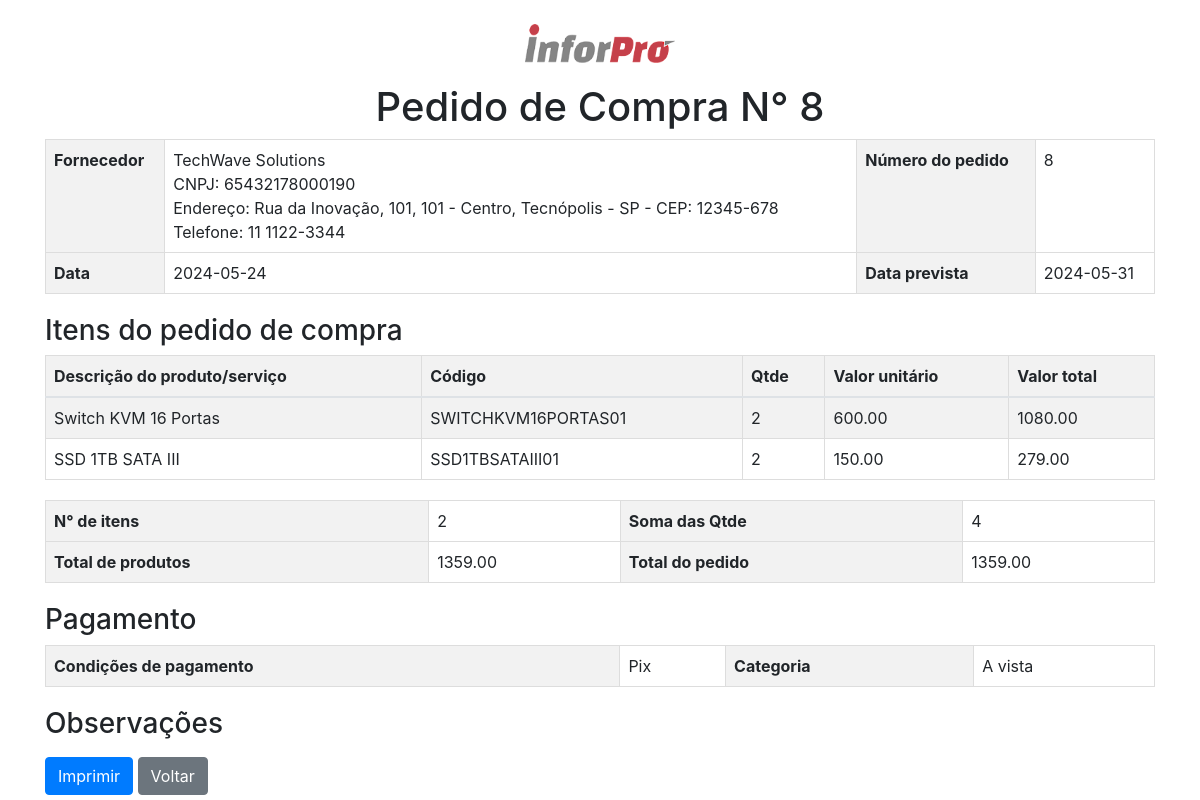
/Tela_compra/visualizar_compra.php?id_compra=8 (signed in), run on the app's committed database.
### tables this page shows
CREATE TABLE `clientes` (
  `id` int(11) NOT NULL,
  `email` varchar(255) NOT NULL,
  `senha` varchar(255) NOT NULL,
  `cnpj` varchar(18) NOT NULL,
  `razao_social` varchar(255) NOT NULL,
  `tamanho_empresa` varchar(20) NOT NULL,
  `segmento_empresa` varchar(255) NOT NULL,
  `atividade_principal` varchar(255) NOT NULL,
  `caminho_imagem` varchar(255) DEFAULT NULL,
  `rua` varchar(255) DEFAULT NULL,
  `bairro` varchar(100) DEFAULT NULL,
  `cidade` varchar(100) DEFAULT NULL,
  `uf` varchar(2) DEFAULT NULL,
  `cep` varchar(9) DEFAULT NULL
);

CREATE TABLE `compras` (
  `id` int(11) NOT NULL,
  `num_ped` int(11) NOT NULL,
  `fornecedor` varchar(255) NOT NULL,
  `comprador` varchar(255) NOT NULL,
  `cond_pagamento` varchar(255) NOT NULL,
  `categoria` varchar(255) NOT NULL,
  `data_compra` date NOT NULL,
  `data_recebimento` date NOT NULL,
  `data_prevista` date NOT NULL,
  `id_usuario` int(11) NOT NULL,
  `num_itens` int(11) NOT NULL,
  `soma_quantidades` int(11) NOT NULL,
  `desconto_total_itens` decimal(10,2) NOT NULL,
  `total_itens` decimal(10,2) NOT NULL,
  `desconto_total_compra` decimal(10,2) NOT NULL,
  `total_compra` decimal(10,2) NOT NULL,
  `lancado_estoque` tinyint(1) DEFAULT 0
);

CREATE TABLE `pessoa_juridica` (
  `id` int(11) NOT NULL,
  `razao_social` varchar(255) NOT NULL,
  `nome_fantasia` varchar(255) NOT NULL,
  `cnpj` varchar(14) NOT NULL,
  `tipo_pessoa` varchar(20) NOT NULL,
  `inscricao_estadual` varchar(20) DEFAULT NULL,
  `ie_isento` tinyint(1) NOT NULL DEFAULT 0,
  `tipo` varchar(20) NOT NULL,
  `rua` varchar(255) NOT NULL,
  `bairro` varchar(100) NOT NULL,
  `numero` varchar(10) NOT NULL,
  `cidade` varchar(100) NOT NULL,
  `uf` varchar(2) NOT NULL,
  `cep` varchar(9) DEFAULT NULL,
  `complemento` varchar(100) DEFAULT NULL,
  `contato` varchar(100) NOT NULL,
  `telefone` varchar(20) NOT NULL,
  `celular` varchar(20) DEFAULT NULL,
  `email` varchar(100) NOT NULL,
  `email_nfe` varchar(100) DEFAULT NULL,
  `website` varchar(100) DEFAULT NULL,
  `id_cliente` int(11) NOT NULL
);

CREATE TABLE `itens_compra` (
  `id` int(11) NOT NULL,
  `compra_id` int(11) NOT NULL,
  `nome_item` varchar(255) NOT NULL,
  `codigo` varchar(255) NOT NULL,
  `quantidade` int(11) NOT NULL,
  `preco` decimal(10,2) NOT NULL,
  `desconto` decimal(10,2) NOT NULL,
  `preco_total` decimal(10,2) NOT NULL
);

### Tela_compra/visualizar_compra.php (the view, shortened to what this page needs)
<?php
require_once "../conexao.php";
$id_compra = $_GET['id_compra'];
$sql = "SELECT * FROM compras WHERE id = $id_compra";
$resultado = mysqli_query($conexao, $sql);
$compra = mysqli_fetch_assoc($resultado);
$id_usuario = $_SESSION['id'];
$sql_cliente = "SELECT caminho_imagem FROM clientes WHERE id = $id_usuario";
$resultado_cliente = mysqli_query($conexao, $sql_cliente);
$cliente = mysqli_fetch_assoc($resultado_cliente);
$logo_caminho = $cliente['caminho_imagem'];
$fornecedor_nome = $compra['fornecedor'];
$sql_pf = "SELECT nome AS razao_social, cpf AS cnpj, rua, numero, bairro, cidade, uf, cep, fone AS telefone FROM pessoa_fisica WHERE nome = ?";
$stmt_pf = mysqli_prepare($conexao, $sql_pf);
mysqli_stmt_bind_param($stmt_pf, 's', $fornecedor_nome);
mysqli_stmt_execute($stmt_pf);
$resultado_pf = mysqli_stmt_get_result($stmt_pf);
$fornecedor = mysqli_fetch_assoc($resultado_pf);
if (!$fornecedor) {
    $sql_pj = "SELECT razao_social, cnpj, rua, numero, bairro, cidade, uf, cep, telefone FROM pessoa_juridica WHERE razao_social = ?";
    $stmt_pj = mysqli_prepare($conexao, $sql_pj);
    mysqli_stmt_bind_param($stmt_pj, 's', $fornecedor_nome);
    mysqli_stmt_execute($stmt_pj);
    $resultado_pj = mysqli_stmt_get_result($stmt_pj);
    $fornecedor = mysqli_fetch_assoc($resultado_pj);
}
$sql_itens = "SELECT nome_item, codigo, quantidade, preco_total AS valor_total FROM itens_compra WHERE compra_id = $id_compra";
$resultado_itens = mysqli_query($conexao, $sql_itens);
?>
<!DOCTYPE html>
<html lang="pt-br">
<head>
    <link rel="stylesheet" href="https://stackpath.bootstrapcdn.com/bootstrap/4.3.1/css/bootstrap.min.css">
</head>
<body>
    <div class="container mt-4">
        <div class="header">
            <?php if ($logo_caminho) { ?>
                <img src="<?php echo $logo_caminho; ?>" alt="Logo da Empresa" class="logo">
            <?php } ?>
            <h1>Pedido de Compra N° <?php echo $compra['num_ped']; ?></h1>
        </div>
        <div class="details-table">
            <table class="table">
                <tr>
                    <th>Fornecedor</th>
                    <td>
                        <?php if ($fornecedor) { ?>
                            <?php echo $fornecedor['razao_social']; ?><br>
                            CNPJ: <?php echo $fornecedor['cnpj']; ?><br>
                            Endereço: <?php echo $fornecedor['rua'] . ', ' . $fornecedor['numero'] . ' - ' . $fornecedor['bairro'] . ', ' . $fornecedor['cidade'] . ' - ' . $fornecedor['uf'] . ' - CEP: ' . $fornecedor['cep']; ?><br>
                            Telefone: <?php echo $fornecedor['telefone']; ?>
                        <?php } else { ?>
                            Dados do fornecedor não encontrados.
                        <?php } ?>
                    </td>
                    <th>Número do pedido</th>
                    <td><?php echo $compra['num_ped']; ?></td>
                </tr>
                <tr>
                    <th>Data</th>
                    <td><?php echo $compra['data_compra']; ?></td>
                    <th>Data prevista</th>
                    <td><?php echo $compra['data_prevista']; ?></td>
                </tr>
            </table>
        </div>
        <h3>Itens do pedido de compra</h3>
        <div class="items-table">
            <table class="table table-striped">
                <thead>
                    <tr>
                        <th>Descrição do produto/serviço</th>
                        <th>Código</th>
                        <th>Qtde</th>
                        <th>Valor unitário</th>
                        <th>Valor total</th>
                    </tr>
                </thead>
                <tbody>
                    <?php while ($item = mysqli_fetch_assoc($resultado_itens)) {
                        $nome_item = $item['nome_item'];
                        $sql_produto = "SELECT preco FROM produtos WHERE nome = '$nome_item'";
                        $resultado_produto = mysqli_query($conexao, $sql_produto);
                        $produto = mysqli_fetch_assoc($resultado_produto);
                        $valor_unitario = $produto['preco'];
                    ?>
                        <tr>
                            <td><?php echo $item['nome_item']; ?></td>
                            <td><?php echo $item['codigo']; ?></td>
                            <td><?php echo $item['quantidade']; ?></td>
                            <td><?php echo $valor_unitario; ?></td>
                            <td><?php echo $item['valor_total']; ?></td>
                        </tr>
                    <?php } ?>
                </tbody>
            </table>
        </div>
        <div class="summary-table">
            <table class="table">
                <tr>
                    <th>N° de itens</th>
                    <td><?php echo $compra['num_itens']; ?></td>
                    <th>Soma das Qtde</th>
                    <td><?php echo $compra['soma_quantidades']; ?></td>
                </tr>
                <tr>
                    <th>Total de produtos</th>
                    <td><?php echo $compra['total_itens']; ?></td>
                    <th>Total do pedido</th>
                    <td colspan="3"><?php echo $compra['total_compra']; ?></td>
                </tr>
            </table>
        </div>
        <h3>Pagamento</h3>
        <div class="summary-table">
            <table class="table">
                <tr>
                    <th>Condições de pagamento</th>
                    <td><?php echo $compra['cond_pagamento']; ?></td>
                    <th>Categoria</th>
                    <td><?php echo $compra['categoria']; ?></td>
                </tr>
            </table>
        </div>
        <h3>Observações</h3>
        <button class="btn btn-primary print-button" onclick="window.print()">Imprimir</button>
        <a href="Tela_compra.php" class="btn btn-secondary back-button">Voltar</a>
    </div>
</body>
</html>

### Tela_compra/visualizar_compra.php (style rules this page uses)
.logo { width: 150px; height: auto; margin-bottom: 20px; }
.header, .footer { text-align: center; }
.details-table, .items-table, .summary-table { width: 100%; margin-bottom: 20px; }
.details-table th, .details-table td, .items-table th, .items-table td, .summary-table th, .summary-table td { border: 1px solid #ddd; padding: 8px; }
.details-table th, .items-table th, .summary-table th { background-color: #f2f2f2; text-align: left; }
.details-table td { vertical-align: top; }

### data on the page
clientes: caminho_imagem (picture)
compras: num_ped "8", data_compra "2024-05-24", data_prevista "2024-05-31", num_itens "2", soma_quantidades "4", total_itens "1359.00", total_compra "1359.00", cond_pagamento "Pix", categoria "A vista"
pessoa_juridica: razao_social "TechWave Solutions", cnpj "65432178000190", rua "Rua da Inovação, 101", numero "101", bairro "Centro", cidade "Tecnópolis", uf "SP", cep "12345-678", telefone "11 1122-3344"
itens_compra: nome_item "Switch KVM 16 Portas", codigo "SWITCHKVM16PORTAS01", quantidade "2", valor_unitario "600.00", preco_total "1080.00"
itens_compra: nome_item "SSD 1TB SATA III", codigo "SSD1TBSATAIII01", quantidade "2", valor_unitario "150.00", preco_total "279.00"
